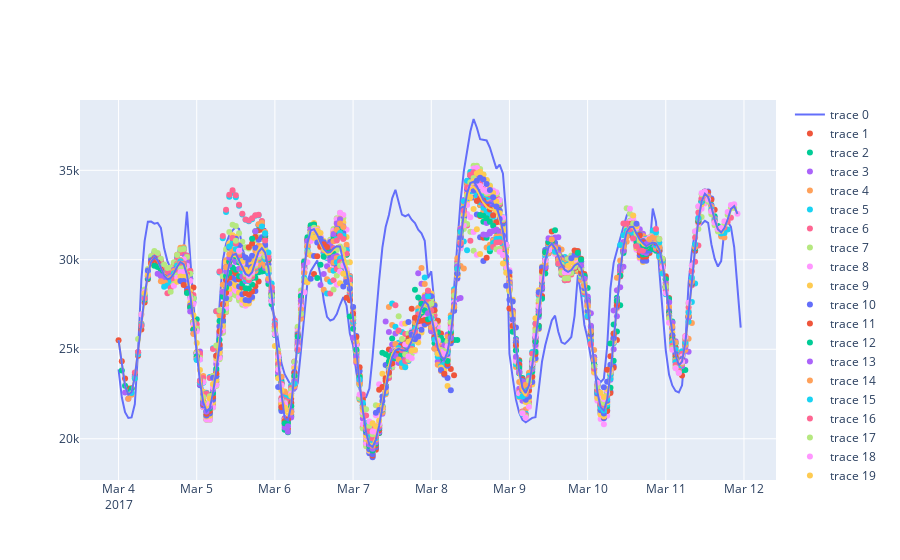

The notebook cell saved with this chart:
### Code cell
fig = go.Figure()
df_pred =pd.DataFrame(index=y_test_filtered2.index)
fig.add_trace(go.Scatter(x = y_test_filtered2.index,y=y_test_filtered2[feature]))
for i in range(len(data_x_test)):
    case_test = data_x_test[i].reshape((1,data_x_test[0].shape[0], data_x_test[0].shape[1]))
    Y_test_predictions = pd.Series(model_best_MS_LSTM.predict(case_test).flatten(),index=pd.date_range(start=idx_test[i],freq='h',periods=24))
    df_pred[f'pred_{i}'] = Y_test_predictions
    fig.add_trace(go.Scatter(x = Y_test_predictions.index,y=Y_test_predictions,mode='markers'))

df_pred['mean'] = df_pred.mean(axis=1)
df_pred['median'] = df_pred.median(axis=1)
fig.add_trace(go.Scatter(x = y_test_filtered2.index,y=df_pred['mean']))
fig.add_trace(go.Scatter(x = y_test_filtered2.index,y=df_pred['median']))
fig.show()
eval_df2  =create_eval_df(df_pred['mean'],y_test_filtered2)
